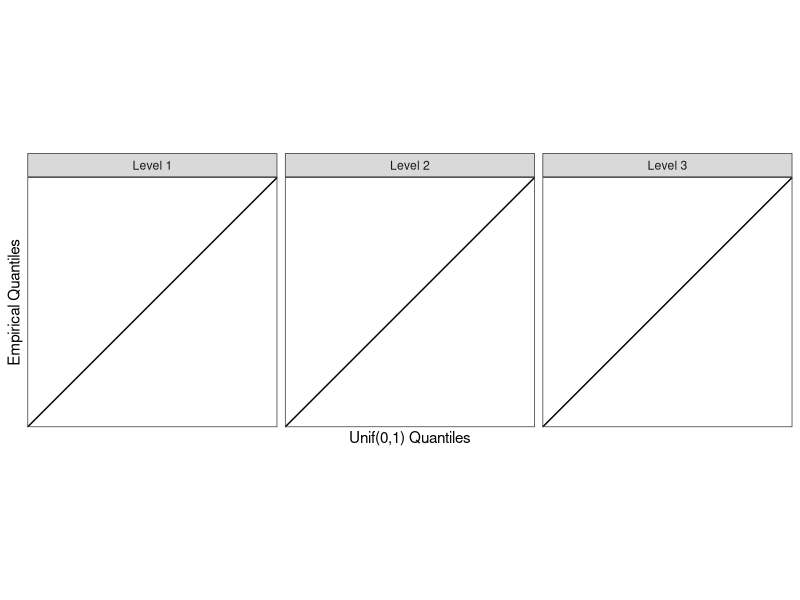
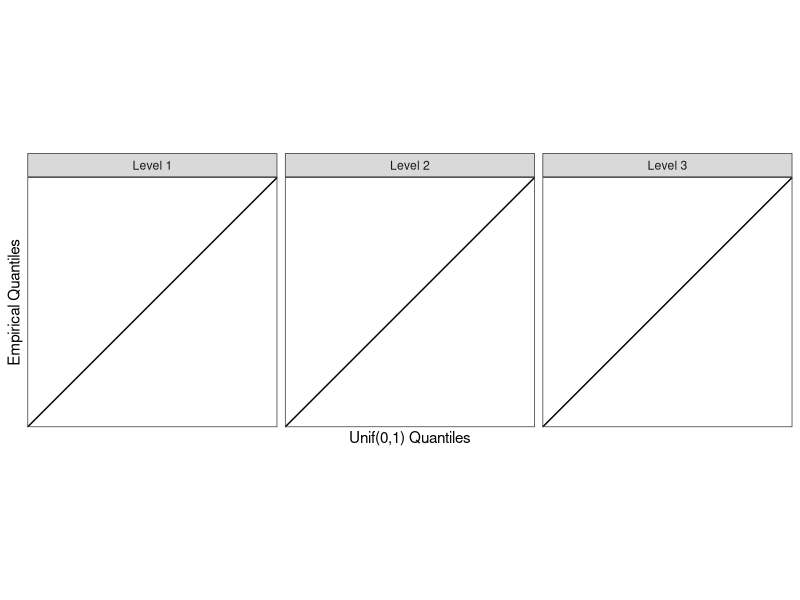
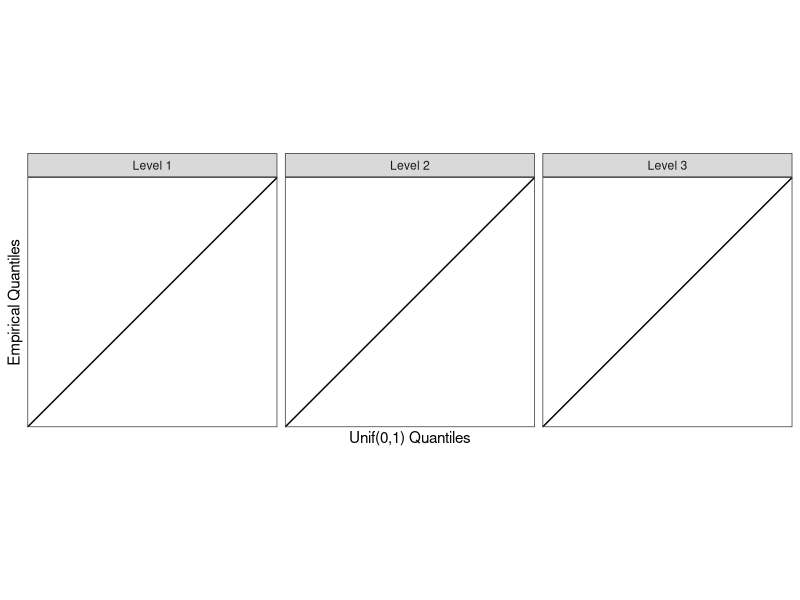

The R source for these figures, in order:
library(tidyverse)
library(gridExtra)


#naivezcol <- "#7CAE00"
#sampsplitcol <- "#00BFC4"
treevalcol <- "#F8766D"
sigmaSSEcol <- "navy"
sigmaConscol <- "darkgray"
#treevalESTcol <- "red"
#ctreecol <- "black"

setwd("~/Dropbox/Tree Values Paper/Code Reviewer Response/unknown variance/")
nullRes <- read.csv("null_res_var_est.csv", sep=" ", header=FALSE)
names(nullRes) <- c("cp", "seed", "method", "type", "depth", "pval", "n1", "n2", "sampsig", "NA")

nullRes <- nullRes %>% filter(method != "mad")
nullRes$method = ordered(nullRes$method, levels=c("cons", 
                                                  "SSE", "known", "med_yc"))

nullRes$level = paste("Level", nullRes$depth)

ggplot(data=nullRes %>% filter(method != 'med_yc'), aes(sample=pval, col=method))+
  geom_qq(distribution="qunif", alpha=0.8)+
  facet_grid(cols=vars(level))+
  geom_abline(slope=1, intercept=0)+coord_fixed()+theme_bw()+
  xlab("Unif(0,1) Quantiles")+ylab("Empirical Quantiles")+
  labs(col="")+
  scale_color_manual(labels=c(expression(hat(sigma)[cons]), expression(hat(sigma)[SSE]),
                                expression(paste("True ", sigma))),
                     values=c(sigmaConscol, sigmaSSEcol, treevalcol))+
  theme(legend.text.align = 0)
  #theme(strip.text = element_text(size = 20))
ggsave("~/Dropbox/Tree Values Paper/JMLR Reviewer Responses/global_null_fig.png",
       width=8, height=4)
ggsave("~/Dropbox/Tree Values Paper/JMLR_submit_v3/Figures/global_null_fig_est.png",
       width=8, height=4)
